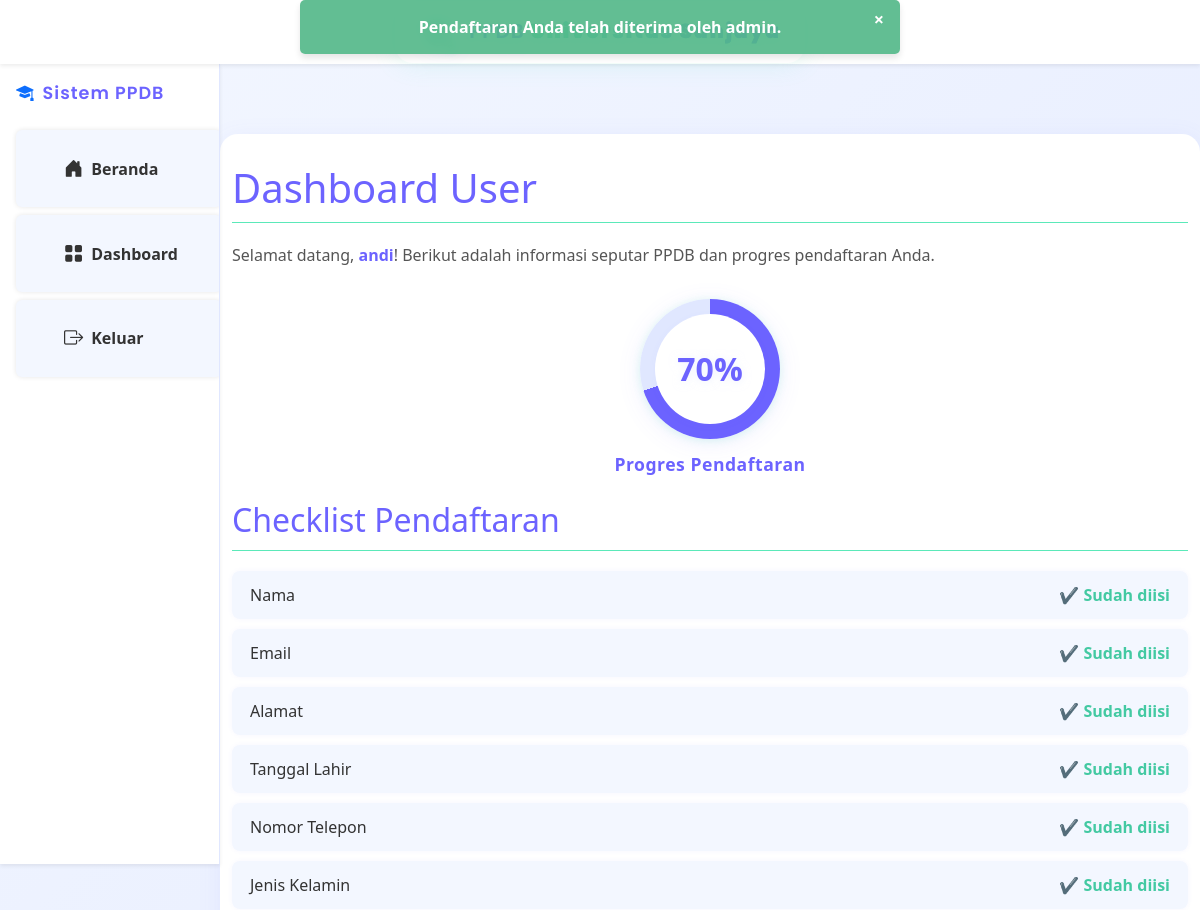
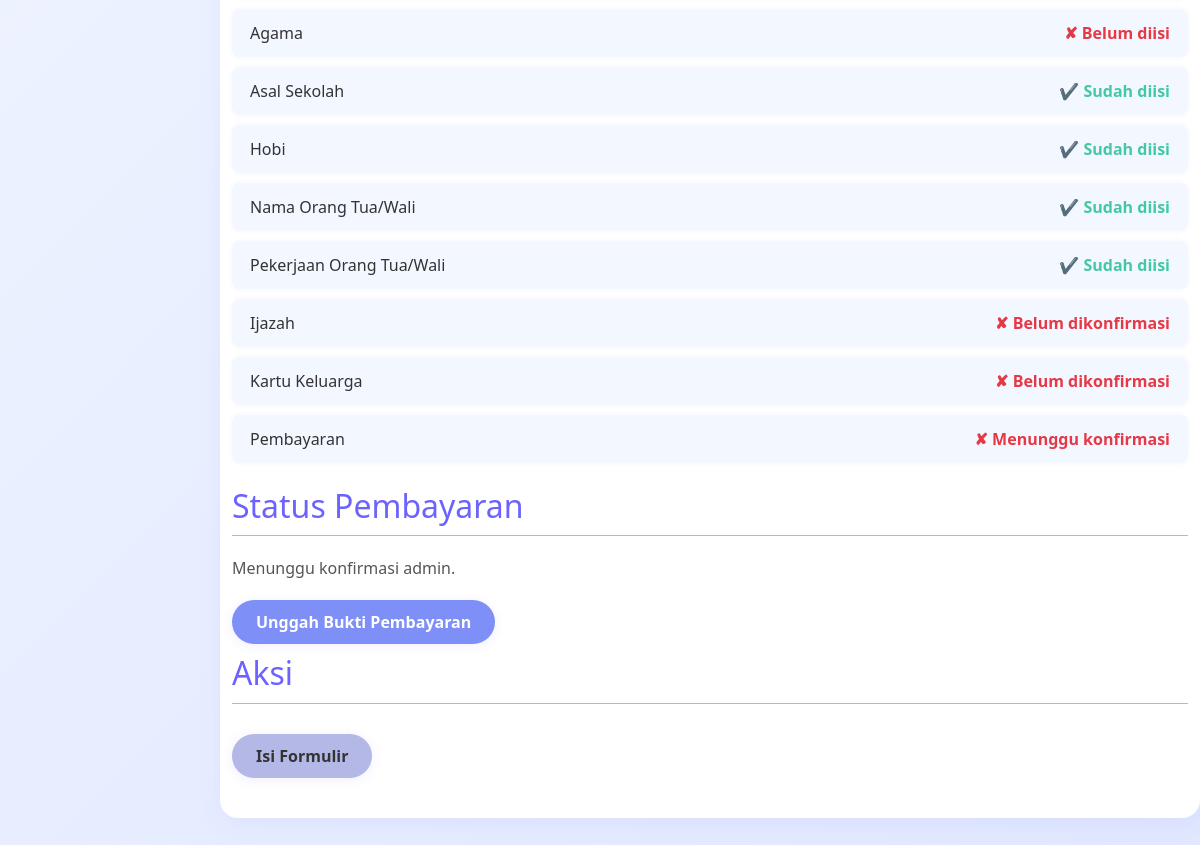
/dashboard_user/1, run on the app's committed database (2 pictures, top to bottom).
### models.py (models this page shows)
class Notification(db.Model):
    id = db.Column(db.Integer, primary_key=True)
    user_id = db.Column(db.Integer, db.ForeignKey('user.id'), nullable=False)  # Relasi ke tabel User
    message = db.Column(db.String(255), nullable=False)  # Pesan notifikasi
    is_read = db.Column(db.Boolean, default=False)  # Status apakah notifikasi sudah dibaca
    created_at = db.Column(db.DateTime, default=datetime.utcnow)  # Waktu notifikasi dibuat
    user = db.relationship('User', backref=db.backref('notifications', lazy=True))

class User(db.Model):
    id = db.Column(db.Integer, primary_key=True)
    name = db.Column(db.String(100), nullable=False)
    email = db.Column(db.String(100), unique=True, nullable=False)
    password = db.Column(db.String(100), nullable=False)
    address = db.Column(db.String(200))
    school = db.Column(db.String(100))
    birth_date = db.Column(db.Date)
    phone = db.Column(db.String(15))
    gender = db.Column(db.String(10))
    hobby = db.Column(db.String(100))
    parent_name = db.Column(db.String(100))
    parent_job = db.Column(db.String(100))
    ijazah = db.Column(db.String(200))  # Link ke file ijazah
    kk = db.Column(db.String(200))  # Link ke file kartu keluarga
    ijazah_confirmed = db.Column(db.Boolean, default=False)  # Status konfirmasi ijazah
    kk_confirmed = db.Column(db.Boolean, default=False)  # Status konfirmasi KK
    status = db.Column(db.String(20), default='Pending')  # Pending, Approved, Rejected
    created_at = db.Column(db.DateTime, default=datetime.utcnow)  # Waktu pendaftaran
    payment_status = db.Column(db.String(20), default='Pending')  # Pending, Approved, Rejected
    payment_proof = db.Column(db.String(200))  # Path ke file bukti pembayaran
    is_action_taken = db.Column(db.Boolean, default=False)  # True jika admin sudah mengambil tindakan
    is_payment_action_taken = db.Column(db.Boolean, default=False)  # True jika admin sudah mengambil tindakan pada pembayaran
    faculty = db.Column(db.String(100))  # Fakultas pilihan user
    religion = db.Column(db.String(30))  # Tambahkan ini

### app.py (the view)
@app.route('/dashboard_user/<int:user_id>', methods=['GET', 'POST'])
def dashboard_user(user_id):
    user = User.query.get(user_id)
    if not user:
        flash('User tidak ditemukan.')
        return redirect(url_for('index'))
    fields = [
        bool(user.name),
        bool(user.email),
        bool(user.address),
        bool(user.school),
        bool(user.faculty),
        bool(user.birth_date),
        bool(user.phone),
        bool(user.gender),
        bool(user.religion),  # <--- Tambahkan baris ini
        bool(user.hobby),
        bool(user.parent_name),
        bool(user.parent_job),
        bool(user.ijazah),
        bool(user.kk),
        bool(user.ijazah_confirmed),
        bool(user.kk_confirmed),
        user.payment_status == 'Approved'
    ]
    total_fields = len(fields)
    filled_fields = sum(fields)
    progress = int((filled_fields / total_fields) * 100)
    notification = Notification.query.filter_by(user_id=user.id).order_by(Notification.id.desc()).first()
    return render_template('dashboard_user.html', user=user, progress=progress, notification=notification)

### templates/dashboard_user.html (shortened to what this page needs)
<!DOCTYPE html>
<html>
<head>
    <link rel="stylesheet" type="text/css" href="{{ url_for('static', filename='css/user.css') }}">
    <link rel="stylesheet" href="{{ url_for('static', filename='css/user.css') }}">
    <link href="https://cdn.jsdelivr.net/npm/bootstrap@5.3.0/dist/css/bootstrap.min.css" rel="stylesheet">
</head>
<body>
    <nav class="navbar navbar-expand-lg navbar-light bg-white shadow-sm custom-navbar">
        <div class="container-fluid justify-content-center">
            <span class="navbar-brand fw-semibold highlight-navbar-title mx-auto">
                PPDB <span class="uni-highlight">Universitas Sanjaya</span>
            </span>
        </div>
    </nav>
    <div class="d-flex">
        <nav id="sidebar" class="bg-white shadow-sm p-3" style="min-width:220px;min-height:100vh;">
            <div class="sidebar-header mb-4">
                <a class="navbar-brand d-flex align-items-center" href="{{ url_for('index') }}">
                    <i class="bi bi-mortarboard-fill text-primary me-2"></i>
                    <span class="fw-semibold">Sistem PPDB</span>
                </a>
            </div>
            <ul class="nav flex-column">
                <li class="nav-item mb-2">
                    <a class="nav-link d-flex align-items-center" href="{{ url_for('index') }}">
                        <i class="bi bi-house-door-fill me-2"></i> Beranda
                    </a>
                </li>
                <li class="nav-item mb-2">
                    <a class="nav-link d-flex align-items-center" href="{{ url_for('dashboard_user', user_id=user.id) }}">
                        <i class="bi bi-grid-fill me-2"></i> Dashboard
                    </a>
                </li>
                <li class="nav-item mb-2">
                    <a class="nav-link d-flex align-items-center" href="{{ url_for('logout') }}">
                        <i class="bi bi-box-arrow-right me-2"></i> Keluar
                    </a>
                </li>
            </ul>
        </nav>
        <div class="flex-grow-1">
            {% if notification %}
            <div id="notification" class="notification {{ 'success' if 'diterima' in notification.message.lower() else 'error' }}">
                <button class="close-btn" onclick="closeNotification()">×</button>
                {{ notification.message }}
            </div>
            {% endif %}
            <div class="container">
                <h1>Dashboard User</h1>
                <p>Selamat datang, <strong>{{ user.name }}</strong>! Berikut adalah informasi seputar PPDB dan progres pendaftaran Anda.</p>
                <div class="circular-progress-container">
                    <div class="circular-progress" id="circularProgress">
                        <span class="progress-value" id="progressValue">{{ progress }}%</span>
                    </div>
                    <div class="progress-label-circular">Progres Pendaftaran</div>
                </div>
                <h2>Checklist Pendaftaran</h2>
                <ul class="checklist-list">
                    <li>
                        Nama
                        <span class="status {{ 'complete' if user.name else 'incomplete' }}">
                            {{ '✔ Sudah diisi' if user.name else '✘ Belum diisi' }}
                        </span>
                    </li>
                    <li>
                        Email
                        <span class="status {{ 'complete' if user.email else 'incomplete' }}">
                            {{ '✔ Sudah diisi' if user.email else '✘ Belum diisi' }}
                        </span>
                    </li>
                    <li>
                        Alamat
                        <span class="status {{ 'complete' if user.address else 'incomplete' }}">
                            {{ '✔ Sudah diisi' if user.address else '✘ Belum diisi' }}
                        </span>
                    </li>
                    <li>
                        Tanggal Lahir
                        <span class="status {{ 'complete' if user.birth_date else 'incomplete' }}">
                            {{ '✔ Sudah diisi' if user.birth_date else '✘ Belum diisi' }}
                        </span>
                    </li>
                    <li>
                        Nomor Telepon
                        <span class="status {{ 'complete' if user.phone else 'incomplete' }}">
                            {{ '✔ Sudah diisi' if user.phone else '✘ Belum diisi' }}
                        </span>
                    </li>
                    <li>
                        Jenis Kelamin
                        <span class="status {{ 'complete' if user.gender else 'incomplete' }}">
                            {{ '✔ Sudah diisi' if user.gender else '✘ Belum diisi' }}
                        </span>
                    </li>
                    <li>
                        Agama
                        <span class="status {{ 'complete' if user.religion else 'incomplete' }}">
                            {{ '✔ Sudah diisi' if user.religion else '✘ Belum diisi' }}
                        </span>
                    </li>
                    <li>
                        Asal Sekolah
                        <span class="status {{ 'complete' if user.school else 'incomplete' }}">
                            {{ '✔ Sudah diisi' if user.school else '✘ Belum diisi' }}
                        </span>
                    </li>
                    <li>
                        Hobi
                        <span class="status {{ 'complete' if user.hobby else 'incomplete' }}">
                            {{ '✔ Sudah diisi' if user.hobby else '✘ Belum diisi' }}
                        </span>
                    </li>
                    <li>
                        Nama Orang Tua/Wali
                        <span class="status {{ 'complete' if user.parent_name else 'incomplete' }}">
                            {{ '✔ Sudah diisi' if user.parent_name else '✘ Belum diisi' }}
                        </span>
                    </li>
                    <li>
                        Pekerjaan Orang Tua/Wali
                        <span class="status {{ 'complete' if user.parent_job else 'incomplete' }}">
                            {{ '✔ Sudah diisi' if user.parent_job else '✘ Belum diisi' }}
                        </span>
                    </li>
                    <li>
                        Ijazah
                        <span class="status {{ 'complete' if user.ijazah_confirmed else 'incomplete' }}">
                            {{ '✔ Sudah dikonfirmasi' if user.ijazah_confirmed else '✘ Belum dikonfirmasi' }}
                        </span>
                    </li>
                    <li>
                        Kartu Keluarga
                        <span class="status {{ 'complete' if user.kk_confirmed else 'incomplete' }}">
                            {{ '✔ Sudah dikonfirmasi' if user.kk_confirmed else '✘ Belum dikonfirmasi' }}
                        </span>
                    </li>
                    <li>
                        Pembayaran
                        <span class="status {{ 'complete' if user.payment_status == 'Approved' else 'incomplete' }}">
                            {% if user.payment_status == 'Approved' %}
                                ✔ Sudah dikonfirmasi
                            {% elif user.payment_status == 'Pending' %}
                                ✘ Menunggu konfirmasi
                            {% else %}
                                ✘ Belum ada pembayaran
                            {% endif %}
                        </span>
                    </li>
                </ul>
                <h2>Status Pembayaran</h2>
                <p>
                    {% if user.payment_status == 'Pending' %}
                        Menunggu konfirmasi admin.
                    {% elif user.payment_status == 'Approved' %}
                        ✔ Pembayaran telah diterima.
                    {% elif user.payment_status == 'Rejected' %}
                        ✘ Pembayaran ditolak. Silakan unggah ulang bukti pembayaran.
                    {% else %}
                        Belum ada pembayaran.
                    {% endif %}
                </p>
                <a href="{{ url_for('payment', user_id=user.id) }}" class="btn-payment">Unggah Bukti Pembayaran</a>
                <h2>Aksi</h2>
                <a href="{{ url_for('form', user_id=user.id) }}" class="btn-formulir">Isi Formulir</a>
            </div>
        </div>
    </div>
    <link rel="stylesheet" href="https://cdn.jsdelivr.net/npm/bootstrap-icons@1.10.5/font/bootstrap-icons.css">
</body>
</html>

### data on the page
Notification: message "Pendaftaran Anda telah diterima oleh admin."
User: name "andi", name "✔ Sudah diisi", email "✔ Sudah diisi", address "✔ Sudah diisi", birth_date "✔ Sudah diisi", phone "✔ Sudah diisi", gender "✔ Sudah diisi", religion "✘ Belum diisi", school "✔ Sudah diisi", hobby "✔ Sudah diisi", parent_name "✔ Sudah diisi", parent_job "✔ Sudah diisi", ijazah_confirmed "✘ Belum dikonfirmasi", kk_confirmed "✘ Belum dikonfirmasi"

### other printed values
{{ progress }} "70"
